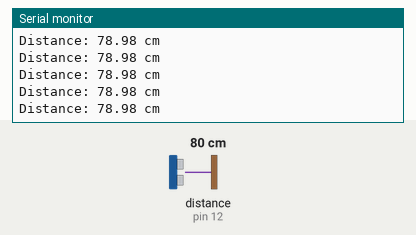
Simulated run of this sketch. Board: Arduino Uno, built with avr-gcc and run on an emulated ATmega328P. Parts: the last lines printed to the serial monitor. Wiring (inferred from the names in the program): ultrasonic range finder: trigger pin 14; echo pin 12. The inputs (shaded band) are chosen by the test bench; at power-on: distance to the obstacle (sensor on pin 12) 80 cm. The echo pulse lasts 58.3 µs per cm.

Above: at 1.2 s.
1.3 s: distance to the obstacle (sensor on pin 12) set to 120 cm
At 1.49 s:
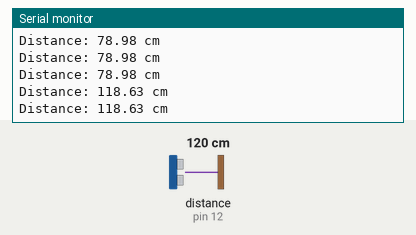
4.3 s: distance to the obstacle (sensor on pin 12) set to 35 cm
At 4.3 s:
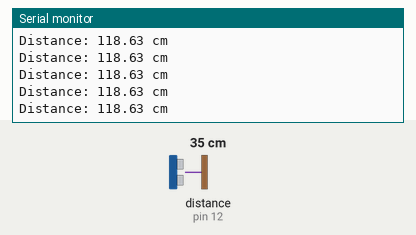
7.3 s: distance to the obstacle (sensor on pin 12) set to 250 cm
At 7.4 s:
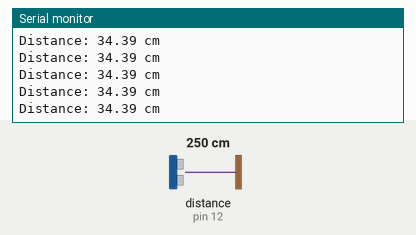
Timing chart, 0 to 10.3 s (numbered marks = the images above; inputs shaded):
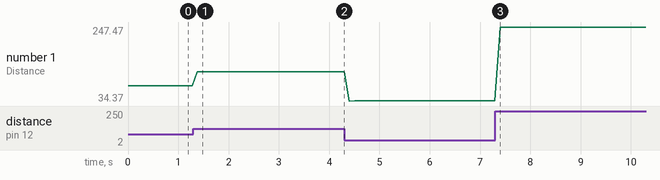

Measured:
- after the input at 1.3 s, the serial monitor: prints a new line after 0.08 s (image 1)
- plotted number 1: 78.98 → 118.63 after the input at 1.3 s, 118.63 → 34.39 after the input at 4.3 s, 34.39 → 247.47 after the input at 7.3 s

The sketch:

waterlevel.ino
```cpp
const int FrontTrigPin = 14;
// trig pin = D5
const int FrontEchoPin = 12;
// echo pin = D6

// defines variables
long Frontduration;

float front = 0.0;

void setup() {
  Serial.begin(9600);
  pinMode(FrontTrigPin, OUTPUT);
  pinMode(FrontEchoPin, INPUT);
}

void loop() {

  digitalWrite(FrontTrigPin, LOW);
  delayMicroseconds(2);

  digitalWrite(FrontTrigPin, HIGH);
  delayMicroseconds(20);

  digitalWrite(FrontTrigPin, LOW);

  Frontduration = pulseIn(FrontEchoPin, HIGH);

  float frontdata = Frontduration * 0.034 / 2;

  Serial.print("Distance: ");
  Serial.print(frontdata);
  Serial.println(" cm");// working  code for aj-sr04m

  delay(100);
}
```
